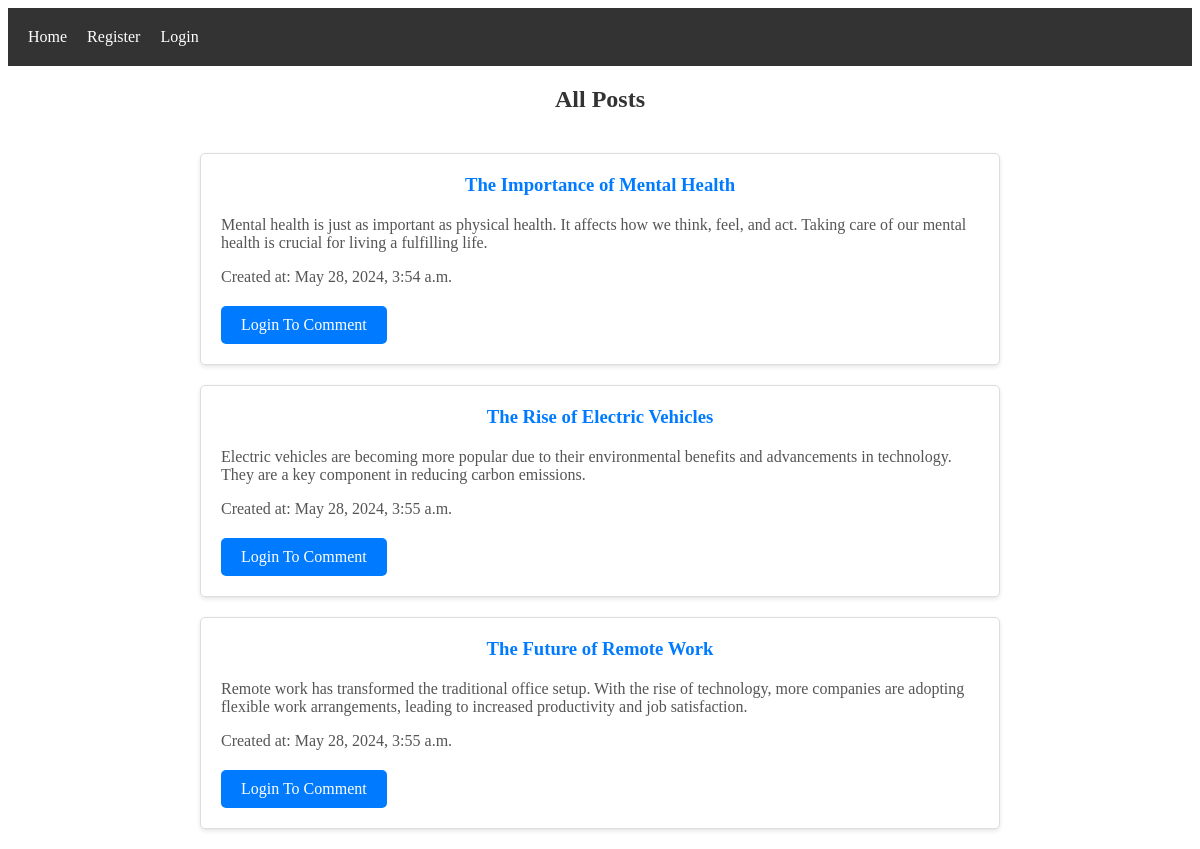
The page / on the database its author committed.
### myapp/models.py (models this page shows, shortened)
class Post(models.Model):
    title = models.CharField(max_length=255)
    content = models.TextField(blank=True, null=True)
    created_at = models.DateTimeField(auto_now_add=True)

### myapp/views.py (the view)
# urls.py: path('', views.index, name='index'),
def index(request):
    posts = Post.objects.all()
    return render(request, 'index.html', {'posts': posts})

### myapp/templates/index.html (shortened to what this page needs)
{% extends 'base.html' %}
{% block content %}
<h2>All Posts</h2>
<div class="posts-container">
    {% for post in posts %}
        <div class="post">
            <h3>{{ post.title }}</h3>
            <p>{{ post.content }}</p>
            <p>Created at: {{ post.created_at }}</p>
            <a href="{% url 'login' %}">Login To Comment</a>
        </div>
    {% endfor %}
</div>
{% endblock content %}

### rows shown on the page
Post: title "The Importance of Mental Health", content "Mental health is just as important as physical health. It affects how we think, feel, and act. Taking care of our mental health is crucial for living a fulfilling life.", created_at "May 28, 2024, 3:54 a.m."
Post: title "The Rise of Electric Vehicles", content "Electric vehicles are becoming more popular due to their environmental benefits and advancements in technology. They are a key component in reducing carbon emissions.", created_at "May 28, 2024, 3:55 a.m."
Post: title "The Future of Remote Work", content "Remote work has transformed the traditional office setup. With the rise of technology, more companies are adopting flexible work arrangements, leading to increased productivity and job satisfaction.", created_at "May 28, 2024, 3:55 a.m."
